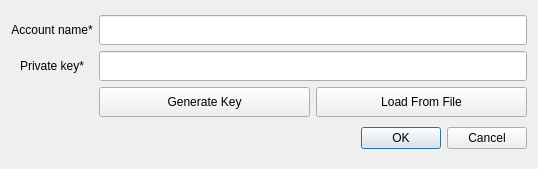
<?xml version="1.0" encoding="UTF-8"?>
<ui version="4.0">
 <class>PrivKeyDialog</class>
 <widget class="QDialog" name="PrivKeyDialog">
  <property name="geometry">
   <rect>
    <x>0</x>
    <y>0</y>
    <width>538</width>
    <height>169</height>
   </rect>
  </property>
  <property name="windowTitle">
   <string>Dialog</string>
  </property>
  <layout class="QVBoxLayout" name="verticalLayout">
   <item>
    <layout class="QGridLayout" name="gridLayout">
     <item row="1" column="0">
      <widget class="QLabel" name="label">
       <property name="text">
        <string>Private key*</string>
       </property>
       <property name="alignment">
        <set>Qt::AlignCenter</set>
       </property>
      </widget>
     </item>
     <item row="1" column="1">
      <widget class="QLineEdit" name="m_pkField">
       <property name="minimumSize">
        <size>
         <width>0</width>
         <height>30</height>
        </size>
       </property>
       <property name="maximumSize">
        <size>
         <width>16777215</width>
         <height>30</height>
        </size>
       </property>
      </widget>
     </item>
     <item row="0" column="0">
      <widget class="QLabel" name="label_2">
       <property name="text">
        <string>Account name*</string>
       </property>
       <property name="alignment">
        <set>Qt::AlignCenter</set>
       </property>
      </widget>
     </item>
     <item row="2" column="1">
      <layout class="QHBoxLayout" name="horizontalLayout">
       <item>
        <widget class="QPushButton" name="m_generateKeysBtn">
         <property name="minimumSize">
          <size>
           <width>0</width>
           <height>30</height>
          </size>
         </property>
         <property name="maximumSize">
          <size>
           <width>16777215</width>
           <height>30</height>
          </size>
         </property>
         <property name="text">
          <string>Generate Key</string>
         </property>
        </widget>
       </item>
       <item>
        <widget class="QPushButton" name="m_loadFromFileBtn">
         <property name="minimumSize">
          <size>
           <width>0</width>
           <height>30</height>
          </size>
         </property>
         <property name="maximumSize">
          <size>
           <width>16777215</width>
           <height>30</height>
          </size>
         </property>
         <property name="text">
          <string>Load From File</string>
         </property>
        </widget>
       </item>
      </layout>
     </item>
     <item row="0" column="1">
      <widget class="QLineEdit" name="m_accountName">
       <property name="minimumSize">
        <size>
         <width>0</width>
         <height>30</height>
        </size>
       </property>
       <property name="maximumSize">
        <size>
         <width>16777215</width>
         <height>30</height>
        </size>
       </property>
      </widget>
     </item>
     <item row="3" column="1">
      <widget class="QDialogButtonBox" name="buttonBox">
       <property name="minimumSize">
        <size>
         <width>0</width>
         <height>30</height>
        </size>
       </property>
       <property name="maximumSize">
        <size>
         <width>16777215</width>
         <height>30</height>
        </size>
       </property>
       <property name="orientation">
        <enum>Qt::Horizontal</enum>
       </property>
       <property name="standardButtons">
        <set>QDialogButtonBox::Cancel|QDialogButtonBox::Ok</set>
       </property>
      </widget>
     </item>
    </layout>
   </item>
  </layout>
 </widget>
 <resources/>
 <connections>
  <connection>
   <sender>buttonBox</sender>
   <signal>accepted()</signal>
   <receiver>PrivKeyDialog</receiver>
   <slot>accept()</slot>
   <hints>
    <hint type="sourcelabel">
     <x>248</x>
     <y>254</y>
    </hint>
    <hint type="destinationlabel">
     <x>157</x>
     <y>274</y>
    </hint>
   </hints>
  </connection>
  <connection>
   <sender>buttonBox</sender>
   <signal>rejected()</signal>
   <receiver>PrivKeyDialog</receiver>
   <slot>reject()</slot>
   <hints>
    <hint type="sourcelabel">
     <x>316</x>
     <y>260</y>
    </hint>
    <hint type="destinationlabel">
     <x>286</x>
     <y>274</y>
    </hint>
   </hints>
  </connection>
 </connections>
</ui>
